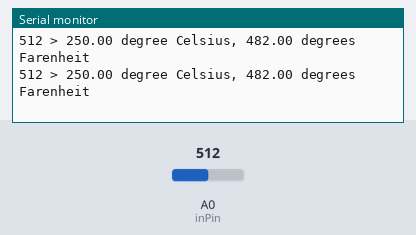
Bench run of a sketch on a simulated Arduino Uno, built with avr-gcc and run on an emulated ATmega328P. Parts: the last lines printed to the serial monitor. Inputs (shaded band) come from the test bench; at power-on: A0 (inPin) = 512.

Above: at 1.8 s.
1.9 s: A0 (inPin) set to 716
At 2.4 s:
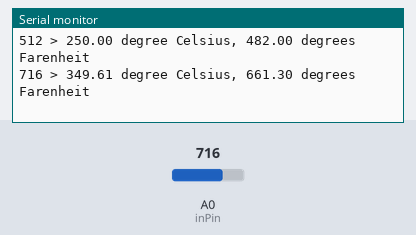
3.4 s: A0 (inPin) set to 900
At 4.8 s:
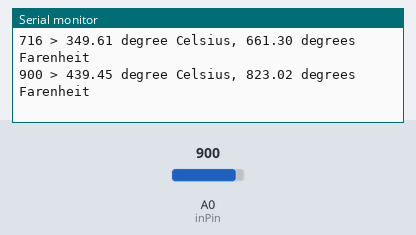
Timing chart, 0 to 6.4 s (numbered marks = the images above; inputs shaded):
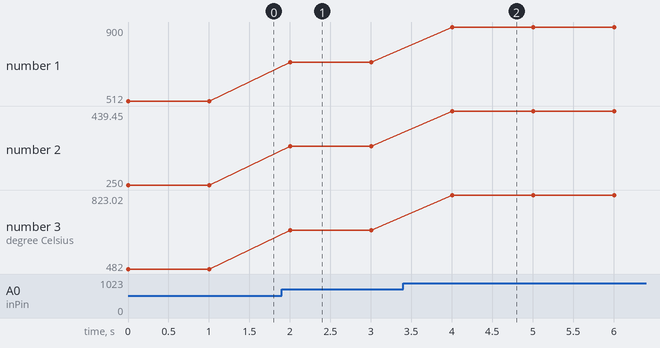

Measured:
- after the input at 1.9 s, the serial monitor: prints a new line after 0.10 s (image 1)
- after the input at 3.4 s, the serial monitor: prints a new line after 0.61 s (image 2)
- plotted number 1: 512 → 716 after the input at 1.9 s, 716 → 900 after the input at 3.4 s
- plotted number 2: 250 → 349.61 after the input at 1.9 s, 349.61 → 439.45 after the input at 3.4 s
- plotted number 3: 482 → 661.3 after the input at 1.9 s, 661.3 → 823.02 after the input at 3.4 s

The sketch:

LM35_sensor.ino
```cpp
const int inPin = 0;     // analog pin
void setup() {
  Serial.begin(9600);

}

void loop() {
  int value = analogRead(inPin);

  Serial.print(value);
  Serial.print(" > ");
  float millivolts = ( value / 1024.0 ) * 5000;
  float celsius = millivolts / 10;   // sensor output is 10mV per degree celsius
  Serial.print(celsius);
  Serial.print(" degree Celsius, ");

  Serial.print((celsius*9)/5 + 32);     // convert to farenheit
  Serial.println(" degrees Farenheit ");

  delay(1000);           // wait for one second

}
```
